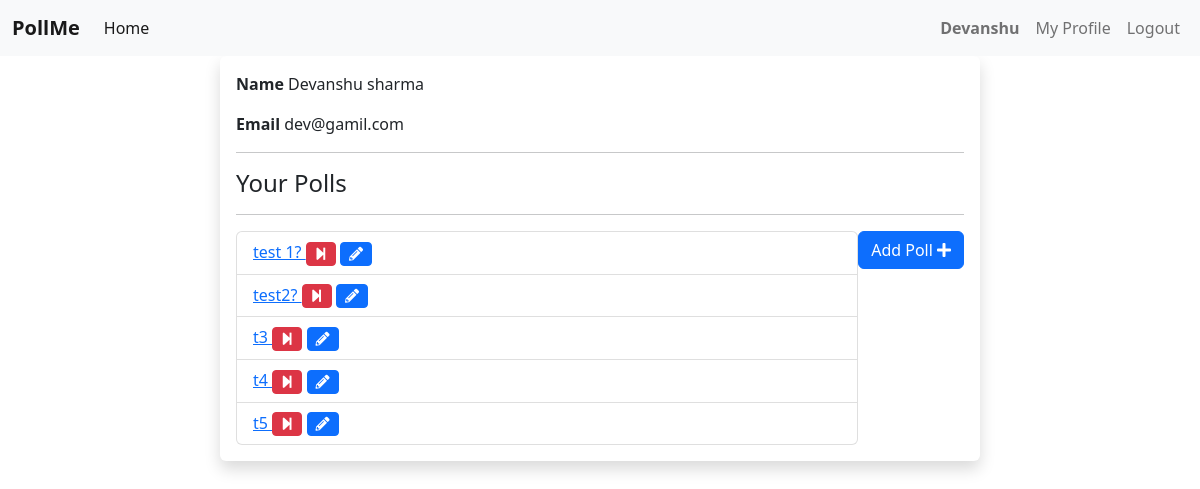
/polls/list/user/ (signed in), run on the app's committed database.
### polls/models.py (models this page shows, shortened)
class Poll(models.Model):
    owner = models.ForeignKey(User, on_delete=models.CASCADE)
    text = models.TextField()
    pub_date = models.DateTimeField(default=timezone.now)
    active = models.BooleanField(default=True)

### polls/views.py (the view)
# urls.py: path('list/user/', views.list_by_user, name='list_by_user'),
@login_required()
def list_by_user(request):
    all_polls = Poll.objects.filter(owner=request.user)
    paginator = Paginator(all_polls, 7)  # Show 7 contacts per page
    page = request.GET.get('page')
    polls = paginator.get_page(page)
    context = {
        'polls': polls,
    }
    return render(request, 'polls/polls_list.html', context)

### polls/templates/polls/polls_list.html (shortened to what this page needs)
{% extends 'base.html' %}
{% block content %}
<div class="container">
    <div class="row " >
        <div class="col-md-8 offset-sm-2 shadow p-3 mb-5 bg-body rounded">
            <p><spen class="fw-bolder">Name  </spen>{{request.user.first_name}} {{request.user.last_name}}</p>
            <p><spen class="fw-bolder">Email </spen>{{request.user.email}}</p>
            <hr/>
            <h4>Your Polls</h4>
            <hr/>
            <a class="btn btn-primary mb-3 float-end" href="{% url 'polls:add' %}" role="button">Add Poll <i class="fas fa-plus"></i></a>
            <ul class="list-group">
                {% for poll in polls %}
                <li class="list-group-item"><a href="{% url 'polls:detail' poll.id %}">{{ poll.text|truncatewords:5 }}
                    </a>
                    {% if request.user == poll.owner %}
                    {% if poll.active %}
                    <a href="{% url 'polls:end_poll' poll.id %}" data-toggle="tooltip" data-placement="top" title="End Poll"
                        onclick="return confirm('Are you sure ?')"><i class="fas fa-step-forward float-right btn btn-danger btn-sm"></i></a>
                    {% endif %}
                    <a href="{% url 'polls:edit' poll.id %}" class="mr-3" data-toggle="tooltip" data-placement="top"
                        title="Edit Poll"><i class="fas fa-pencil-alt float-right btn btn-primary btn-sm mr-1"></i></a>
                    {% endif %}
                </li>
                {% endfor %}
            </ul>
        </div>
    </div>
</div>
{% endblock content %}

### templates/base.html (shortened to what this page needs)
{% load static %}
<html lang="en">
<head>
     <link href="https://cdn.jsdelivr.net/npm/bootstrap@5.2.0-beta1/dist/css/bootstrap.min.css" rel="stylesheet">
    <link rel="stylesheet" href="https://use.fontawesome.com/releases/v5.6.3/css/all.css"
>
</head>
<body>
    {% include 'includes/navbar.html' %}
    {% block content %}
    {% endblock content %}
</body>
</html>

### templates/includes/navbar.html (shortened to what this page needs)
<nav class="navbar navbar-expand-lg bg-light">
  <div class="container-fluid">
    <a class="navbar-brand fw-bolder" href="#">PollMe</a>
    <div class="collapse navbar-collapse" id="navbarText">
      <ul class="navbar-nav me-auto mb-2 mb-lg-0">
          {% if request.user.is_authenticated %}
        <li class="nav-item">
          <a class="nav-link active" aria-current="page" href="{% url 'polls:list' %}"">Home</a>
        </li>
          {% endif %}
      </ul>
      <div class="navbar-nav ms-auto mb-2 mb-lg-0">
           {% if request.user.is_authenticated %}
          <a class="nav-link fw-bolder" href="#">{{request.user.first_name}}</a>
            <a class="nav-link" href="{% url 'polls:list_by_user' %}">My Profile</a>
           <a class="nav-link" href="{% url 'accounts:logout' %}">Logout</a>
           {% else %}
            <a class="nav-link" href="{% url 'accounts:login' %}">Login</a>
            <a class="nav-link" href="{% url 'accounts:register' %}">Register</a>
           {% endif %}
      </div>
    </div>
  </div>
</nav>

### data on the page
Poll: text "test 1?", active True (drawn)
Poll: text "test2?", active True (drawn)
Poll: text "t3", active True (drawn)
Poll: text "t4", active True (drawn)
Poll: text "t5", active True (drawn)

### other printed values
{{ request.user.first_name }} "Devanshu"
{{ request.user.last_name }} "sharma"
{{ request.user.email }} "dev@gamil.com"
